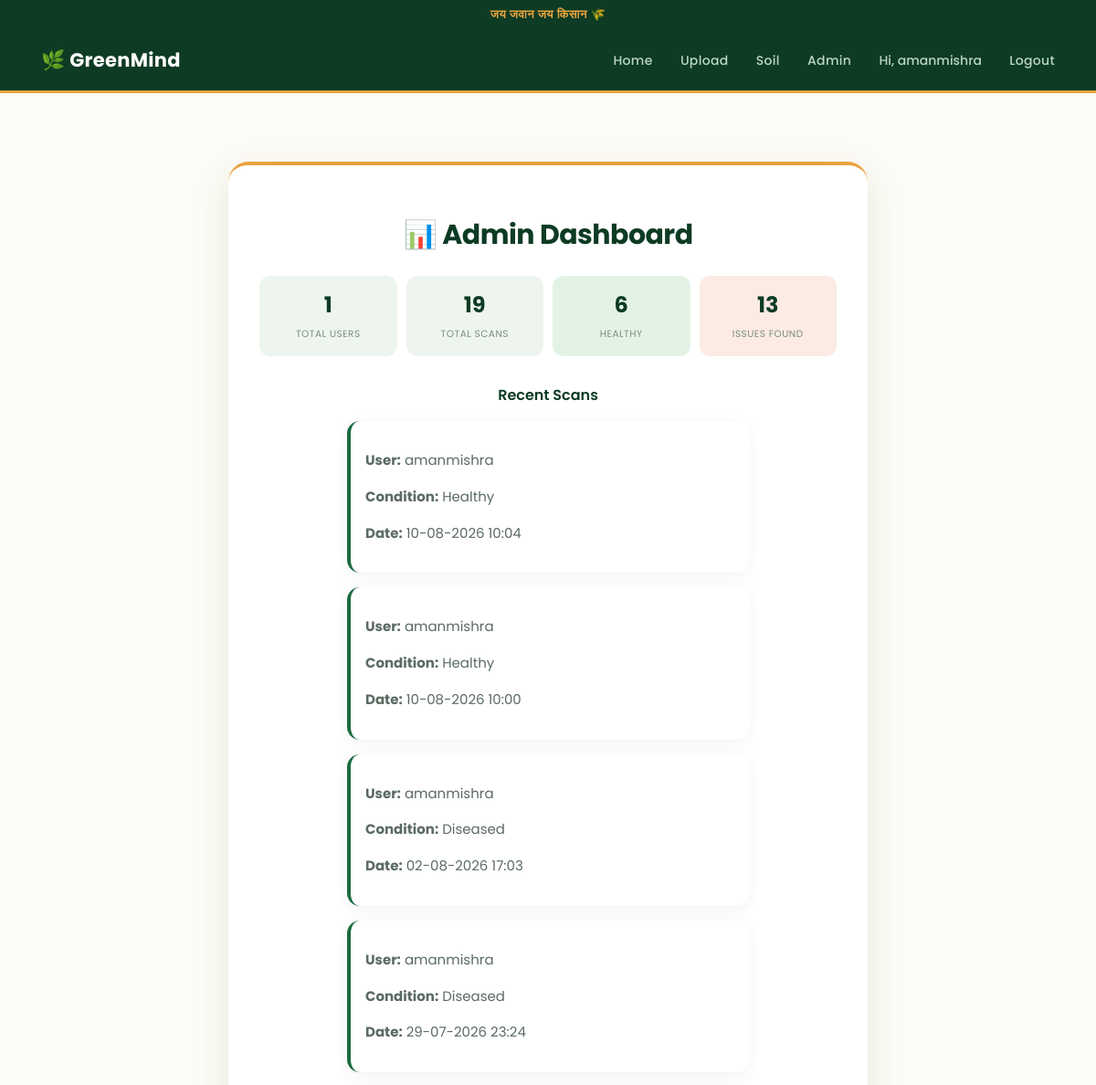
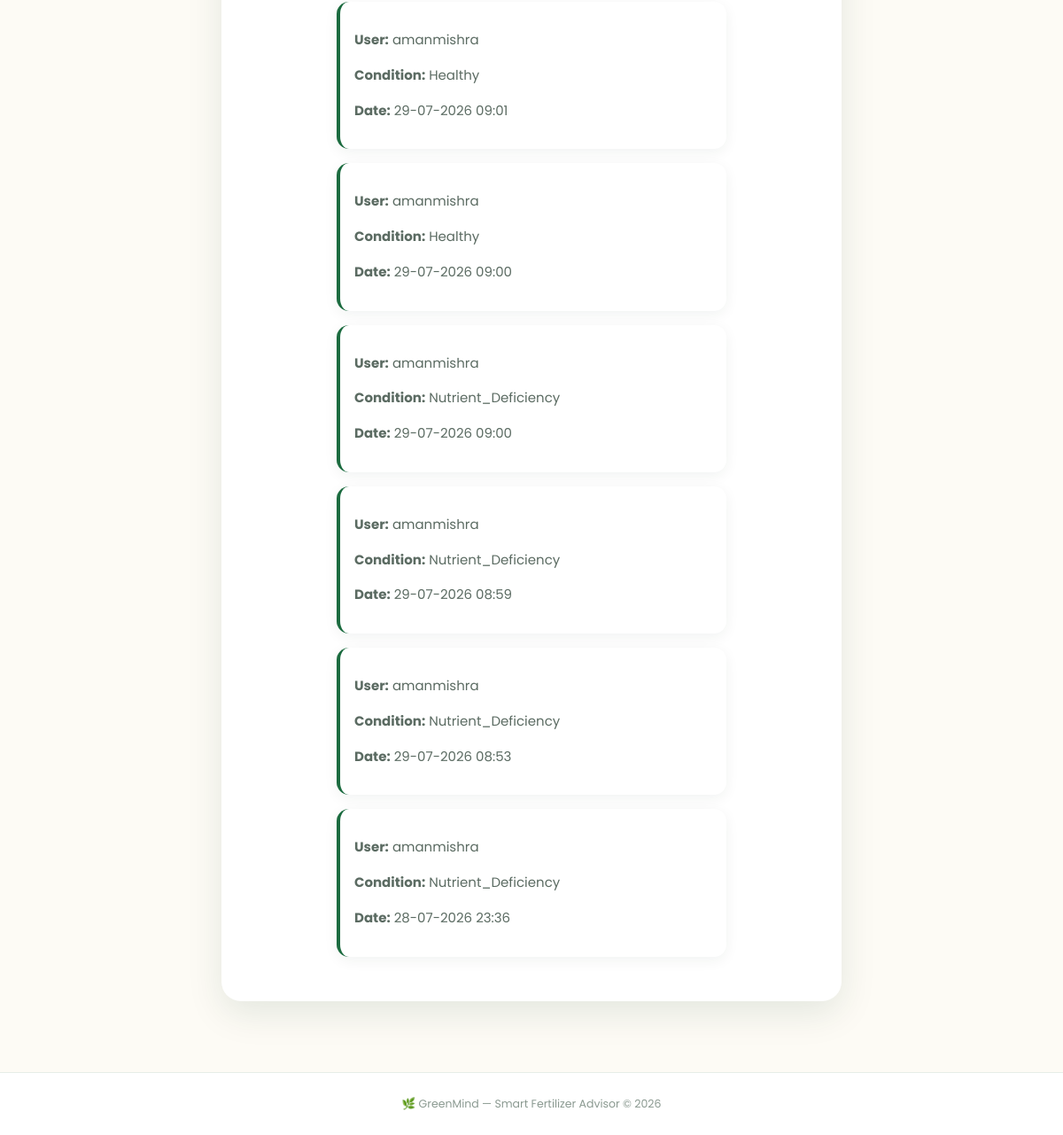
Page /admin (signed in) on the earlier database version (2 pictures, top to bottom).
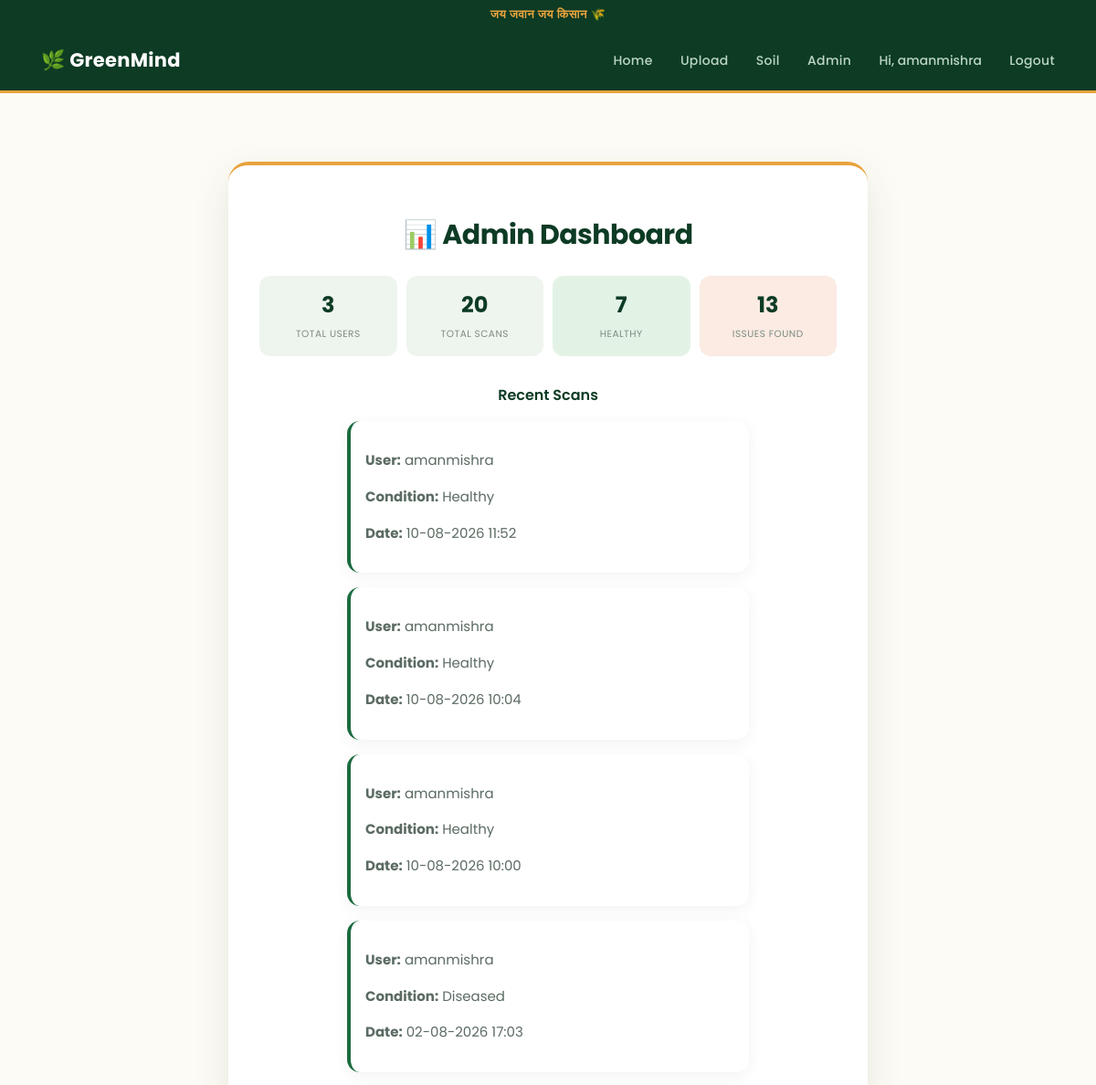
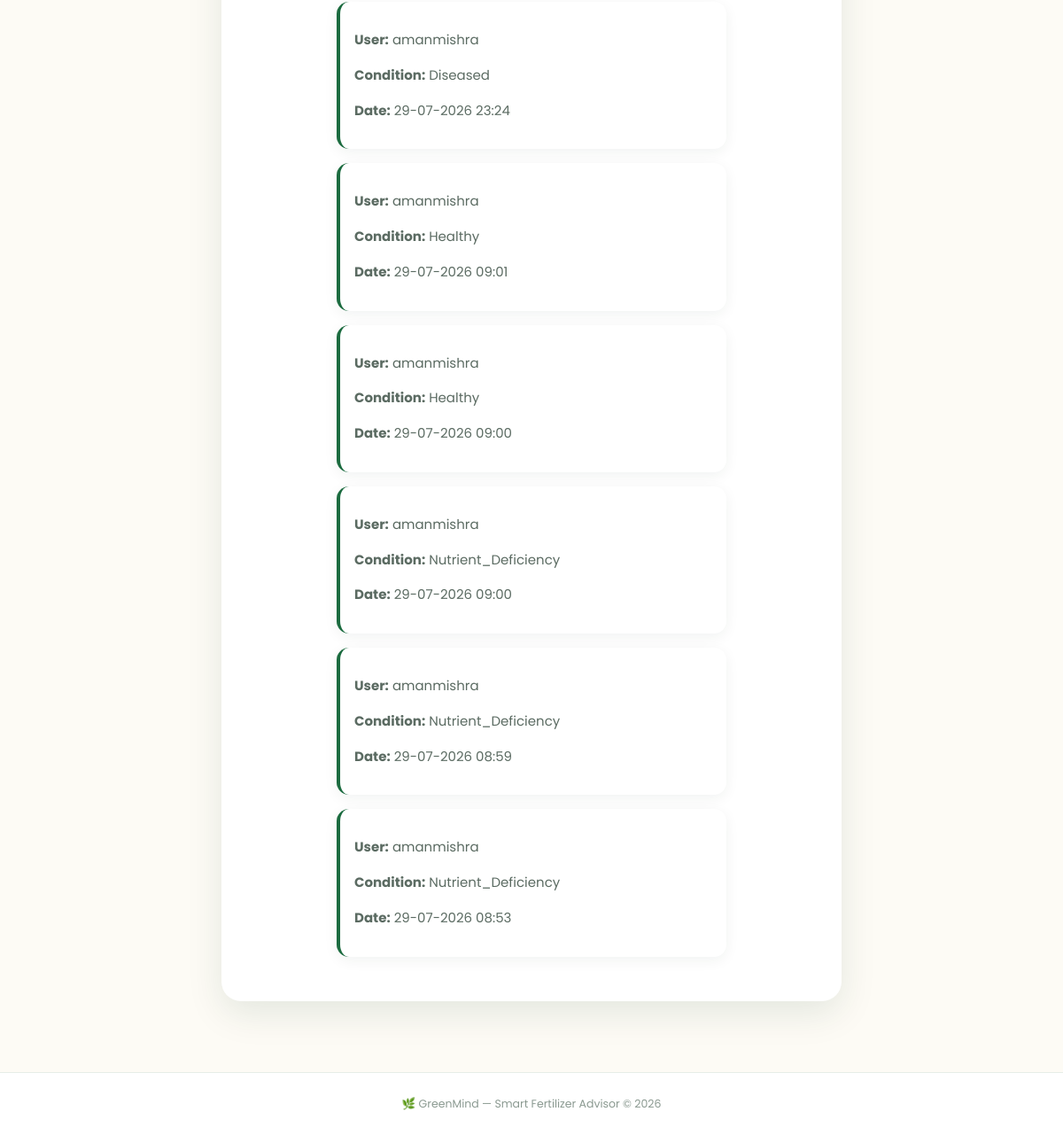
Same page on the later database version (2 pictures, top to bottom).
### tables this page shows
CREATE TABLE plant_history (
    id INTEGER PRIMARY KEY AUTOINCREMENT,
    username TEXT NOT NULL,
    filename TEXT NOT NULL,
    condition_detected TEXT NOT NULL,
    confidence REAL NOT NULL,
    upload_date TEXT NOT NULL
);

### app.py (the view)
@app.route("/admin")
def admin():
    if "username" not in session or session["username"] != "amanmishra":
        return redirect("/login")
    conn = sqlite3.connect("database.db")
    cursor = conn.cursor()
    cursor.execute("SELECT COUNT(*) FROM users")
    total_users = cursor.fetchone()[0]
    cursor.execute("SELECT COUNT(*) FROM plant_history")
    total_scans = cursor.fetchone()[0]
    cursor.execute("SELECT COUNT(*) FROM plant_history WHERE condition_detected = 'Healthy'")
    healthy_count = cursor.fetchone()[0]
    cursor.execute("SELECT COUNT(*) FROM plant_history WHERE condition_detected != 'Healthy'")
    issue_count = cursor.fetchone()[0]
    cursor.execute("SELECT username, filename, condition_detected, upload_date FROM plant_history ORDER BY id DESC LIMIT 10")
    recent_scans = cursor.fetchall()
    conn.close()
    return render_template(
        "admin.html",
        total_users=total_users,
        total_scans=total_scans,
        healthy_count=healthy_count,
        issue_count=issue_count,
        recent_scans=recent_scans
    )

### templates/admin.html
{% extends "base.html" %}
{% block content %}
<div class="quick-card" style="max-width:700px; margin:30px auto;">
    <h1>📊 Admin Dashboard</h1>
    <div class="stats-row">
        <div class="stat-box">
            <span class="stat-number">{{ total_users }}</span>
            <span class="stat-label">Total Users</span>
        </div>
        <div class="stat-box">
            <span class="stat-number">{{ total_scans }}</span>
            <span class="stat-label">Total Scans</span>
        </div>
        <div class="stat-box healthy">
            <span class="stat-number">{{ healthy_count }}</span>
            <span class="stat-label">Healthy</span>
        </div>
        <div class="stat-box issue">
            <span class="stat-number">{{ issue_count }}</span>
            <span class="stat-label">Issues Found</span>
        </div>
    </div>
    <h3 style="margin-top:30px;">Recent Scans</h3>
    {% for scan in recent_scans %}
    <div class="history-item">
        <div>
            <p><strong>User:</strong> {{ scan[0] }}</p>
            <p><strong>Condition:</strong> {{ scan[2] }}</p>
            <p><strong>Date:</strong> {{ scan[3] }}</p>
        </div>
    </div>
    {% endfor %}
</div>
{% endblock %}

### templates/base.html (shortened to what this page needs)
<!DOCTYPE html>
<html>
<head>
    <link rel="stylesheet" href="{{ url_for('static', filename='style.css') }}">
</head>
<body>
    <div class="top-banner">जय जवान जय किसान 🌾</div>
    <nav class="navbar">
        <a href="/">🌿 GreenMind</a>
        <div class="nav-links">
            <a href="/">Home</a>
            {% if session.username %}
                <a href="/upload">Upload</a>
                <a href="/soil">Soil</a>
                {% if session.username == "amanmishra" %}
    <a href="/admin">Admin</a>
{% endif %}
                <span class="nav-user">Hi, {{ session.username }}</span>
                <a href="/logout">Logout</a>
            {% else %}
                <a href="/login">Login</a>
                <a href="/register">Register</a>
            {% endif %}
        </div>
    </nav>
    <div class="page-content">
        {% block content %}{% endblock %}
    </div>
    <div class="site-footer">
        🌿 GreenMind — Smart Fertilizer Advisor &copy; 2026
    </div>
</body>
</html>

### static/style.css (style rules this page uses)
* { box-sizing: border-box; }
:root { --forest: #0d3b24; --forest-light: #1b6b3f; --accent: #e8a33d; --cream: #fdfbf5; --sage: #eef5ee; }
body { font-family: 'Poppins', 'Segoe UI', Arial, sans-serif; background: var(--cream); margin: 0; min-height: 100vh; color: #22302a; }
.navbar { display: flex; justify-content: space-between; align-items: center; background: var(--forest); padding: 18px 45px; position: sticky; top: 0; z-index: 100; border-bottom: 3px solid var(--accent); }
.navbar a { color: white; text-decoration: none; font-weight: 700; font-size: 21px; letter-spacing: 0.3px; }
.nav-links a, .nav-user { margin-left: 26px; color: #bcd6c4; font-size: 14px; font-weight: 500; transition: color 0.2s ease; position: relative; }
.page-content { padding-top: 45px; padding-bottom: 20px; min-height: calc(100vh - 200px); }
h1 { color: var(--forest); margin-bottom: 4px; font-weight: 700; letter-spacing: -0.5px; font-size: 30px; }
h3 { color: var(--forest); margin-top: 22px; margin-bottom: 8px; font-weight: 600; font-size: 16px; }
p { color: #5b6b62; line-height: 1.65; font-size: 15px; }
.history-item { text-align: left; max-width: 440px; margin: 16px auto; background: white; padding: 16px; border-radius: 14px; display: flex; gap: 15px; align-items: center; box-shadow: 0 4px 16px rgba(13,59,36,0.06); border-left: 4px solid var(--forest-light); transition: transform 0.15s ease; }
a { color: var(--forest-light); }
.quick-card { background: white; flex: 1; min-width: 280px; max-width: 380px; padding: 34px; border-radius: 22px; box-shadow: 0 14px 40px rgba(13, 59, 36, 0.1); text-align: center; border-top: 4px solid var(--accent); animation: fadeUp 0.5s ease; }
.stats-row { display: flex; gap: 10px; margin-top: 22px; }
.stat-box { flex: 1; background: var(--sage); border-radius: 12px; padding: 14px 4px; transition: transform 0.15s ease; }
.stat-box.healthy { background: #e2f3e6; }
.stat-box.issue { background: #fbebe3; }
.stat-number { display: block; font-size: 24px; font-weight: 700; color: var(--forest); }
.stat-label { font-size: 10.5px; color: #7c8b83; text-transform: uppercase; letter-spacing: 0.5px; }
.site-footer { text-align: center; padding: 26px; color: #8a9990; font-size: 12.5px; border-top: 1px solid #e6ede7; margin-top: 30px; background: white; }
.top-banner { background: #0d3b24; color: #e8a33d; text-align: center; padding: 6px 10px; font-size: 13px; font-weight: 600; letter-spacing: 0.5px; }

Differences in the rows shown:
no longer on this page (row unchanged): plant_history: username "amanmishra", condition_detected "Nutrient_Deficiency", upload_date "28-07-2026 23:36"
added plant_history: username "amanmishra", condition_detected "Healthy", upload_date "10-08-2026 11:52"
Other differences:
{{ total_users }}: "1" → "3"
{{ total_scans }}: "19" → "20"
{{ healthy_count }}: "6" → "7"
